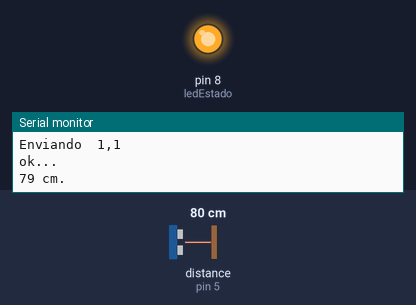
The sketch below on a simulated Arduino Uno, built with avr-gcc and run on an emulated ATmega328P. On the bench: output pins drawn as LEDs (lit = HIGH), the last lines printed to the serial monitor. Wiring (inferred from the names in the program): ultrasonic range finder: trigger pin 6; echo pin 5. Inputs (shaded band) come from the test bench; at power-on: distance to the obstacle (sensor on pin 5) 80 cm. The echo pulse lasts 58.3 µs per cm; no radio packets arrive unless stated; pins used as bus, display or sensor lines are not drawn.

Above: at 1.8 s.
1.9 s: distance to the obstacle (sensor on pin 5) set to 207 cm
3.4 s: distance to the obstacle (sensor on pin 5) set to 215 cm
At 5.2 s:
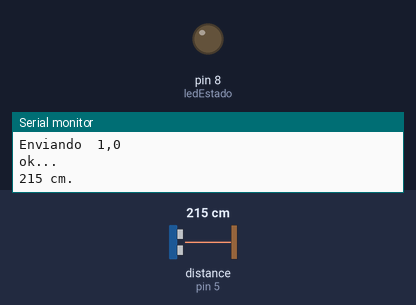
5.5 s: distance to the obstacle (sensor on pin 5) set to 2 cm
At 6.4 s:
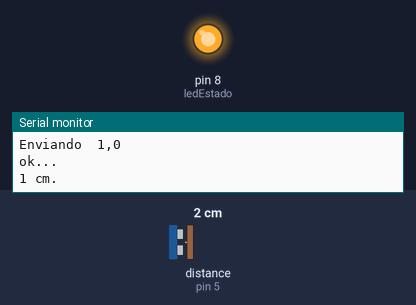
7.5 s: distance to the obstacle (sensor on pin 5) set to 250 cm
At 8.6 s:
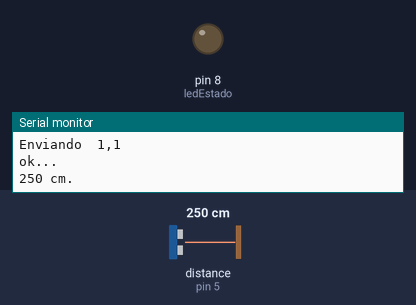
Timing chart, 0 to 10.5 s (numbered marks = the images above; inputs shaded):
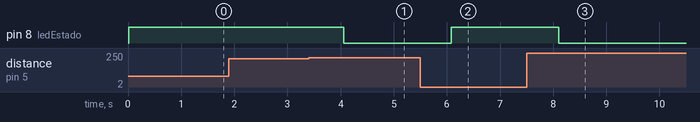

The sketch:

sensor-isla.ino
```cpp
/*  ----------------------------------------------------------------
    http://www.prometec.net/duplex-nrf2401
    Prog_79B_Emisor

    Usando un NRF2401 para comunicar dos Arduinos en modo Duplex
    Programa Emisor:
   --------------------------------------------------------------------
 */

/**
  * Dependencias módulo RF
  */
#include "RF24.h"
#include "nRF24L01.h"
#include <SPI.h>
/*Fin*/


/**
 * Variables Módulo RF
 */
RF24 radio(9, 10);
const uint64_t pipes[2] = {0xF0F0F0F0E1LL,
                           0xF0F0F0F0D2LL}; // LongLong = 64 bits.
/*Fin*/

/**
 * Variables Módulo Ultrasonido
 */
#define trigPin 6
#define echoPin 5
#define ledEstado 8 // Indicador para deteccion del vehículo

int limite = 212; // Distancia max entre el suelo y el vehiculo (cms)
// 212 cms Toyota Hilux
long duracion, distancia;
volatile byte estadoIsla = 0;
/*Fin*/


void setup(void) {
  configSerial();
  configRF();
  configUltrasonido();
}

void configSerial() { Serial.begin(9600); }

void configRF() {
  pinMode(10, OUTPUT);
  radio.begin();

  radio.setRetries(15, 15); // Maximos reintentos
  // radio.setPayloadSize(8);   // Reduce el payload de 32 si tienes problemas

  // Open pipes to other nodes for communication
  radio.openWritingPipe(pipes[0]);
  radio.openReadingPipe(1, pipes[1]);
}

void configUltrasonido() {
  pinMode(trigPin, OUTPUT);
  pinMode(echoPin, INPUT);
  pinMode(ledEstado, OUTPUT);
}

void loop(void) {
  enviarDatoRF();
  medirDistancia();
  delay(1000);
}

void enviarDatoRF() {
  radio.stopListening(); // Paramos la escucha para poder hablar
  char idIsla = 1;
  //char estado = 0;
  char msg[2] = {idIsla, estadoIsla};
  // unsigned long time = millis();
  Serial.print("Enviando  ");
  Serial.print((int)msg[0]);
  Serial.print(",");
  Serial.println((int)msg[1]);
  // bool ok = radio.write(&time, sizeof(unsigned long));
  bool ok = radio.write(msg, 2);

  if (ok) {
    Serial.println("ok...");
  } else {
    Serial.println("failedEstado");
  }

  radio.startListening(); // Volvemos a la escucha
  //
  // unsigned long started_waiting_at = millis();
  // bool timeout = false;
  // while (!radio.available() && !timeout) { // Esperasmos repsuesta hasta
  // 200ms
  //   if (millis() - started_waiting_at > 200) {
  //     timeout = true;
  //   }
  // }
  //
  // if (timeout) {
  //   Serial.println("FailedEstado, response timed out");
  // } else { // Leemos el mensaje recibido
  //   char got_isla[2];
  //   radio.read(&got_isla, 2);
  //
  //   Serial.print("Respuesta = ");
  //   Serial.print((int)got_isla[0]);
  //   Serial.println((int)got_isla[1]);
  // }
}

void medirDistancia() {
  digitalWrite(trigPin,
               LOW); // Nos aseguramos de que el trigger está desactivado
  // delayMicroseconds(2);              // Para asegurarnos de que el trigger
  // esta LOW
  digitalWrite(trigPin, HIGH); // Activamos el pulso de salida
  // delayMicroseconds(10);             // Esperamos 10µs. El pulso sigue active
  // este tiempo
  digitalWrite(trigPin, LOW); // Cortamos el pulso y a esperar el echo
  duracion = pulseIn(echoPin, HIGH);
  distancia = duracion / 2 / 29.1;
  if (distancia < limite) {
    Serial.println(String(distancia) + " cm.");
    digitalWrite(ledEstado, HIGH);
    estadoIsla = 1;
  } else {
    Serial.println(String(distancia) + " cm.");
    digitalWrite(ledEstado, LOW);
    estadoIsla = 0;
  }
  // delay (500) ;                  // Para limitar el número de mediciones
}
```

Measured:
- the behaviour switches between 211 and 212 cm on distance to the obstacle (sensor on pin 5) (found by bisection; images 0 and 1)
- after the input at 3.4 s, pin 8 (ledEstado): HIGH → LOW after 0.66 s
- after the input at 5.5 s, pin 8 (ledEstado): LOW → HIGH after 0.58 s
- after the input at 7.5 s, pin 8 (ledEstado): HIGH → LOW after 0.60 s
